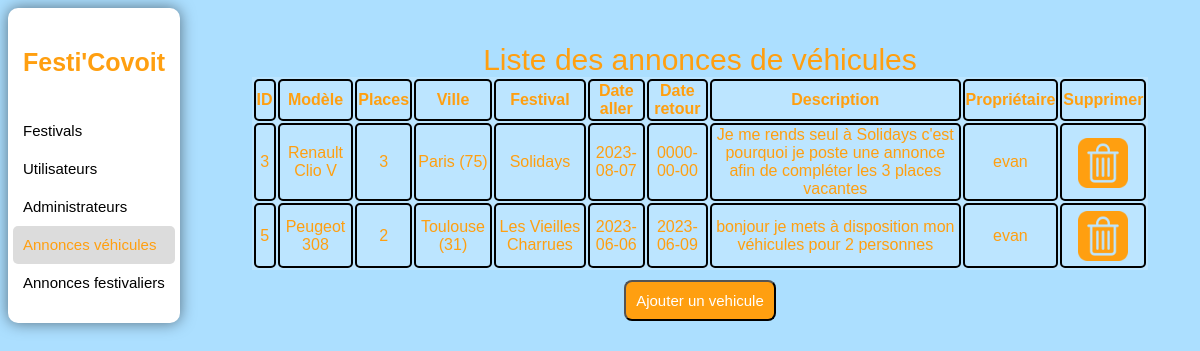
/AdminVehicules.php, run on the app's committed database.
### tables this page shows
CREATE TABLE `vehicule` (
  `id` int(11) NOT NULL,
  `type` varchar(30) NOT NULL,
  `places` int(11) NOT NULL,
  `ville` varchar(25) NOT NULL,
  `festival` varchar(35) NOT NULL,
  `dateAller` date NOT NULL,
  `dateRetour` date DEFAULT NULL,
  `description` text DEFAULT NULL,
  `proprietaire` varchar(25) NOT NULL
);

### DAO/VehiculeDAO.php (called while the page is built, shortened)
<?php
class VehiculeDAO extends DAO {
    public static function listeAll() {
        $connexion = self::connectStatic();
        $pdostat = $connexion->prepare("SELECT * FROM vehicule ORDER BY id ASC");
        $pdostat->execute();
        return $pdostat->fetchAll(\PDO::FETCH_ASSOC);
    }
}
?>

### AdminVehicules.php (the view, shortened to what this page needs)
<?php
require_once 'DAO/VehiculeDAO.php';
?>
<!DOCTYPE html>
<html lang="fr">
<head>
    <link rel="stylesheet" type="text/css" href="Style.php" media="all">
</head>
<body>
    <div class="sidebar">
        <a href="Home.php">
            <h3>Festi'Covoit</h3>
        </a>
        <ul>
            <li><a href="AdminFestivals.php">Festivals</a></li>
            <li><a href="AdminUsers.php">Utilisateurs</a></li>
            <li><a href="AdminAdmins.php">Administrateurs</a></li>
            <li class="active"><a href="AdminVehicules.php">Annonces véhicules</a></li>
            <li><a href="AdminFestivaliers.php">Annonces festivaliers</a></li>
        </ul>
    </div>
    <div class="content">
        <div class="table">
            <table>
                <caption>Liste des annonces de véhicules</caption>
                <tr>
                    <th>ID</th>
                    <th>Modèle</th>
                    <th>Places</th>
                    <th>Ville</th>
                    <th>Festival</th>
                    <th>Date aller</th>
                    <th>Date retour</th>
                    <th>Description</th>
                    <th>Propriétaire</th>
                    <th>Supprimer</th>
                </tr>
                <?php
                $vehicules = VehiculeDAO::listeAll();
                foreach ($vehicules as $vehicule) {
                    echo "<tr>";
                    echo "<td>" . $vehicule['id'] . "</td>";
                    echo "<td>" . $vehicule['type'] . "</td>";
                    echo "<td>" . $vehicule['places'] . "</td>";
                    echo "<td>" . $vehicule['ville'] . "</td>";
                    echo "<td>" . $vehicule['festival'] . "</td>";
                    echo "<td>" . $vehicule['dateAller'] . "</td>";
                    echo "<td>" . $vehicule['dateRetour'] . "</td>";
                    echo "<td>" . $vehicule['description'] . "</td>";
                    echo "<td>" . $vehicule['proprietaire'] . "</td>";
                    echo "<td><a href='ValidationSuppressionVehicule.php?id=" . $vehicule['id'] . "'><img src='Images/Supp.png' alt='bouton supprimer' class='modifier'></a></td>";
                    echo "</tr>";
                }
                ?>
            </table>
        </div>
        <div id="boutonsMembre">
            <a href="AjoutVehicule.php"><input class="envoi" type="submit" value="Ajouter un vehicule"></a>
        </div>
    </div>
</body>

### data on the page
vehicule: id "3", type "Renault Clio V", places "3", ville "Paris (75)", festival "Solidays", dateAller "2023-08-07", dateRetour "0000-00-00", description "Je me rends seul à Solidays c'est pourquoi je poste une annonce afin de compléter les 3 places vacantes", proprietaire "evan"
vehicule: id "5", type "Peugeot 308", places "2", ville "Toulouse (31)", festival "Les Vieilles Charrues", dateAller "2023-06-06", dateRetour "2023-06-09", description "bonjour je mets à disposition mon véhicules pour 2 personnes", proprietaire "evan"
